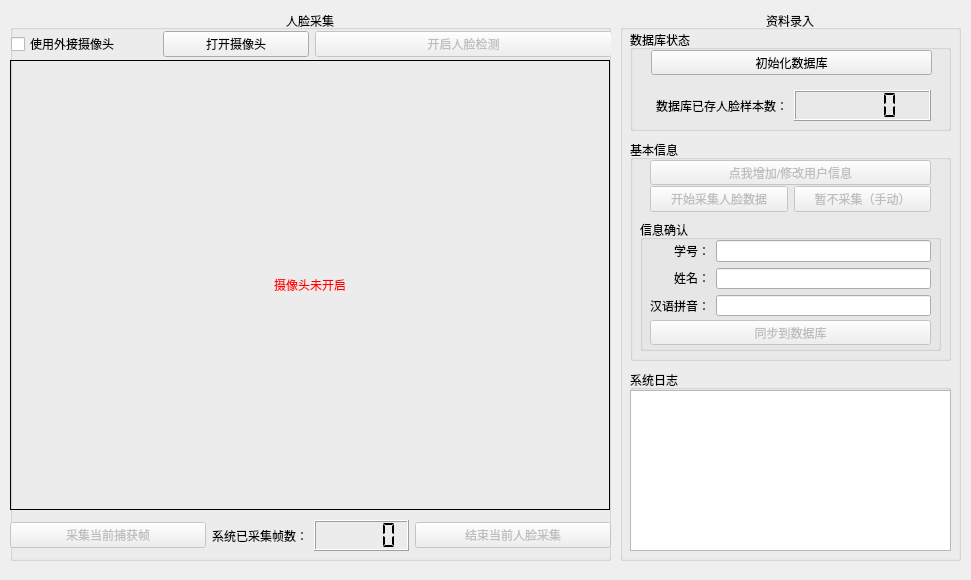
<?xml version="1.0" encoding="UTF-8"?>
<ui version="4.0">
 <class>systemUI</class>
 <widget class="QWidget" name="systemUI">
  <property name="geometry">
   <rect>
    <x>0</x>
    <y>0</y>
    <width>971</width>
    <height>580</height>
   </rect>
  </property>
  <property name="windowTitle">
   <string>OpenCV Face Recognition System - DataRecord</string>
  </property>
  <widget class="QGroupBox" name="faceRecordGroupBox">
   <property name="geometry">
    <rect>
     <x>10</x>
     <y>10</y>
     <width>601</width>
     <height>551</height>
    </rect>
   </property>
   <property name="title">
    <string>人脸采集</string>
   </property>
   <property name="alignment">
    <set>Qt::AlignCenter</set>
   </property>
   <property name="flat">
    <bool>false</bool>
   </property>
   <widget class="QLabel" name="faceDetectCaptureLabel">
    <property name="geometry">
     <rect>
      <x>0</x>
      <y>50</y>
      <width>600</width>
      <height>450</height>
     </rect>
    </property>
    <property name="frameShape">
     <enum>QFrame::Box</enum>
    </property>
    <property name="text">
     <string>&lt;font color=red&gt;摄像头未开启&lt;/font&gt;</string>
    </property>
    <property name="alignment">
     <set>Qt::AlignCenter</set>
    </property>
   </widget>
   <widget class="QWidget" name="layoutWidget_2">
    <property name="geometry">
     <rect>
      <x>0</x>
      <y>510</y>
      <width>601</width>
      <height>31</height>
     </rect>
    </property>
    <layout class="QHBoxLayout" name="faceRecordHorizontalLayout">
     <item>
      <widget class="QPushButton" name="enableFaceRecordButton">
       <property name="enabled">
        <bool>false</bool>
       </property>
       <property name="text">
        <string>采集当前捕获帧</string>
       </property>
      </widget>
     </item>
     <item>
      <layout class="QHBoxLayout" name="faceRecordCountHorizontalLayout">
       <item>
        <widget class="QLabel" name="faceRecordCountLabel">
         <property name="text">
          <string>系统已采集帧数：</string>
         </property>
         <property name="alignment">
          <set>Qt::AlignRight|Qt::AlignTrailing|Qt::AlignVCenter</set>
         </property>
        </widget>
       </item>
       <item>
        <widget class="QLCDNumber" name="faceRecordCountLcdNum">
         <property name="segmentStyle">
          <enum>QLCDNumber::Flat</enum>
         </property>
        </widget>
       </item>
      </layout>
     </item>
     <item>
      <widget class="QPushButton" name="stopFaceRecordButton">
       <property name="enabled">
        <bool>false</bool>
       </property>
       <property name="text">
        <string>结束当前人脸采集</string>
       </property>
      </widget>
     </item>
    </layout>
   </widget>
   <widget class="QWidget" name="layoutWidget">
    <property name="geometry">
     <rect>
      <x>1</x>
      <y>21</y>
      <width>601</width>
      <height>27</height>
     </rect>
    </property>
    <layout class="QHBoxLayout" name="controlHorizontalLayout">
     <item>
      <layout class="QHBoxLayout" name="webcamHorizontalLayout">
       <item>
        <widget class="QCheckBox" name="useExternalCameraCheckBox">
         <property name="text">
          <string>使用外接摄像头</string>
         </property>
        </widget>
       </item>
       <item>
        <widget class="QPushButton" name="startWebcamButton">
         <property name="text">
          <string>打开摄像头</string>
         </property>
        </widget>
       </item>
      </layout>
     </item>
     <item>
      <widget class="QPushButton" name="enableFaceDetectButton">
       <property name="enabled">
        <bool>false</bool>
       </property>
       <property name="text">
        <string>开启人脸检测</string>
       </property>
      </widget>
     </item>
    </layout>
   </widget>
   <zorder>layoutWidget_2</zorder>
   <zorder>faceDetectCaptureLabel</zorder>
   <zorder>layoutWidget</zorder>
  </widget>
  <widget class="QGroupBox" name="dataGroupBox">
   <property name="geometry">
    <rect>
     <x>620</x>
     <y>10</y>
     <width>341</width>
     <height>551</height>
    </rect>
   </property>
   <property name="title">
    <string>资料录入</string>
   </property>
   <property name="alignment">
    <set>Qt::AlignCenter</set>
   </property>
   <widget class="QGroupBox" name="userInfoGroupBox">
    <property name="geometry">
     <rect>
      <x>10</x>
      <y>130</y>
      <width>321</width>
      <height>221</height>
     </rect>
    </property>
    <property name="title">
     <string>基本信息</string>
    </property>
    <widget class="QGroupBox" name="infoConfirmGroupBox">
     <property name="geometry">
      <rect>
       <x>10</x>
       <y>80</y>
       <width>301</width>
       <height>131</height>
      </rect>
     </property>
     <property name="title">
      <string>信息确认</string>
     </property>
     <widget class="QWidget" name="layoutWidget_3">
      <property name="geometry">
       <rect>
        <x>10</x>
        <y>20</y>
        <width>281</width>
        <height>76</height>
       </rect>
      </property>
      <layout class="QHBoxLayout" name="infoHorizontalLayout">
       <item>
        <layout class="QVBoxLayout" name="keyVerticalLayout">
         <item>
          <widget class="QLabel" name="stuIDLabel">
           <property name="frameShape">
            <enum>QFrame::NoFrame</enum>
           </property>
           <property name="text">
            <string>学号：</string>
           </property>
           <property name="alignment">
            <set>Qt::AlignRight|Qt::AlignTrailing|Qt::AlignVCenter</set>
           </property>
          </widget>
         </item>
         <item>
          <widget class="QLabel" name="cnNameLabel">
           <property name="frameShape">
            <enum>QFrame::NoFrame</enum>
           </property>
           <property name="text">
            <string>姓名：</string>
           </property>
           <property name="alignment">
            <set>Qt::AlignRight|Qt::AlignTrailing|Qt::AlignVCenter</set>
           </property>
          </widget>
         </item>
         <item>
          <widget class="QLabel" name="enNameLabel">
           <property name="frameShape">
            <enum>QFrame::NoFrame</enum>
           </property>
           <property name="text">
            <string>汉语拼音：</string>
           </property>
           <property name="alignment">
            <set>Qt::AlignRight|Qt::AlignTrailing|Qt::AlignVCenter</set>
           </property>
          </widget>
         </item>
        </layout>
       </item>
       <item>
        <layout class="QVBoxLayout" name="valueVerticalLayout">
         <item>
          <widget class="QLineEdit" name="stuIDLineEdit">
           <property name="focusPolicy">
            <enum>Qt::StrongFocus</enum>
           </property>
           <property name="readOnly">
            <bool>true</bool>
           </property>
          </widget>
         </item>
         <item>
          <widget class="QLineEdit" name="cnNameLineEdit">
           <property name="focusPolicy">
            <enum>Qt::StrongFocus</enum>
           </property>
           <property name="readOnly">
            <bool>true</bool>
           </property>
          </widget>
         </item>
         <item>
          <widget class="QLineEdit" name="enNameLineEdit">
           <property name="focusPolicy">
            <enum>Qt::StrongFocus</enum>
           </property>
           <property name="readOnly">
            <bool>true</bool>
           </property>
          </widget>
         </item>
        </layout>
       </item>
      </layout>
     </widget>
     <widget class="QPushButton" name="migrateToDbButton">
      <property name="enabled">
       <bool>false</bool>
      </property>
      <property name="geometry">
       <rect>
        <x>10</x>
        <y>100</y>
        <width>281</width>
        <height>25</height>
       </rect>
      </property>
      <property name="text">
       <string>同步到数据库</string>
      </property>
      <property name="autoDefault">
       <bool>false</bool>
      </property>
     </widget>
    </widget>
    <widget class="QPushButton" name="addOrUpdateUserInfoButton">
     <property name="enabled">
      <bool>false</bool>
     </property>
     <property name="geometry">
      <rect>
       <x>20</x>
       <y>20</y>
       <width>281</width>
       <height>25</height>
      </rect>
     </property>
     <property name="text">
      <string>点我增加/修改用户信息</string>
     </property>
     <property name="autoDefault">
      <bool>false</bool>
     </property>
    </widget>
    <widget class="QWidget" name="layoutWidget">
     <property name="geometry">
      <rect>
       <x>20</x>
       <y>44</y>
       <width>281</width>
       <height>31</height>
      </rect>
     </property>
     <layout class="QHBoxLayout" name="howRecordFaceHorizontalLayout">
      <item>
       <widget class="QPushButton" name="recordFaceNowButton">
        <property name="enabled">
         <bool>false</bool>
        </property>
        <property name="text">
         <string>开始采集人脸数据</string>
        </property>
        <property name="autoDefault">
         <bool>false</bool>
        </property>
       </widget>
      </item>
      <item>
       <widget class="QPushButton" name="recordFaceLaterButton">
        <property name="enabled">
         <bool>false</bool>
        </property>
        <property name="text">
         <string>暂不采集（手动）</string>
        </property>
        <property name="autoDefault">
         <bool>false</bool>
        </property>
       </widget>
      </item>
     </layout>
    </widget>
   </widget>
   <widget class="QGroupBox" name="logGroupBox">
    <property name="geometry">
     <rect>
      <x>10</x>
      <y>360</y>
      <width>321</width>
      <height>181</height>
     </rect>
    </property>
    <property name="title">
     <string>系统日志</string>
    </property>
    <widget class="QTextEdit" name="logTextEdit">
     <property name="geometry">
      <rect>
       <x>0</x>
       <y>20</y>
       <width>321</width>
       <height>161</height>
      </rect>
     </property>
    </widget>
   </widget>
   <widget class="QGroupBox" name="dbGroupBox">
    <property name="geometry">
     <rect>
      <x>10</x>
      <y>20</y>
      <width>321</width>
      <height>101</height>
     </rect>
    </property>
    <property name="title">
     <string>数据库状态</string>
    </property>
    <widget class="QWidget" name="layoutWidget_4">
     <property name="geometry">
      <rect>
       <x>20</x>
       <y>60</y>
       <width>281</width>
       <height>31</height>
      </rect>
     </property>
     <layout class="QHBoxLayout" name="sqlUserCountHorizontalLayout">
      <item>
       <widget class="QLabel" name="dbUserCountLabel">
        <property name="text">
         <string>数据库已存人脸样本数：</string>
        </property>
        <property name="alignment">
         <set>Qt::AlignRight|Qt::AlignTrailing|Qt::AlignVCenter</set>
        </property>
       </widget>
      </item>
      <item>
       <widget class="QLCDNumber" name="dbUserCountLcdNum">
        <property name="segmentStyle">
         <enum>QLCDNumber::Flat</enum>
        </property>
       </widget>
      </item>
     </layout>
    </widget>
    <widget class="QPushButton" name="initDbButton">
     <property name="geometry">
      <rect>
       <x>21</x>
       <y>20</y>
       <width>281</width>
       <height>25</height>
      </rect>
     </property>
     <property name="text">
      <string>初始化数据库</string>
     </property>
    </widget>
   </widget>
  </widget>
 </widget>
 <resources/>
 <connections/>
</ui>
